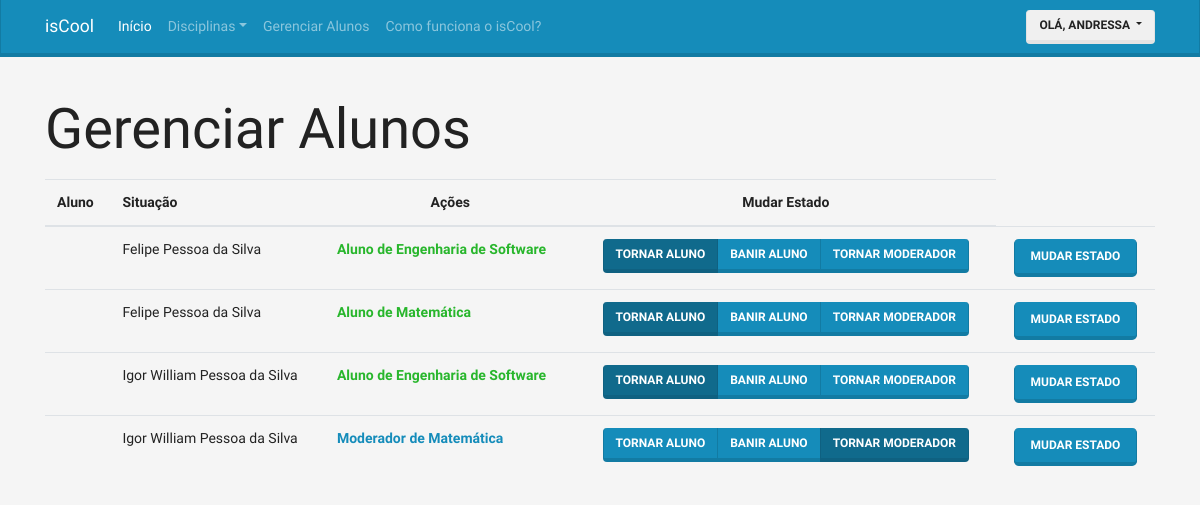
The page /disciplina/gerenciar-alunos/ (signed in) on the database as committed earlier.
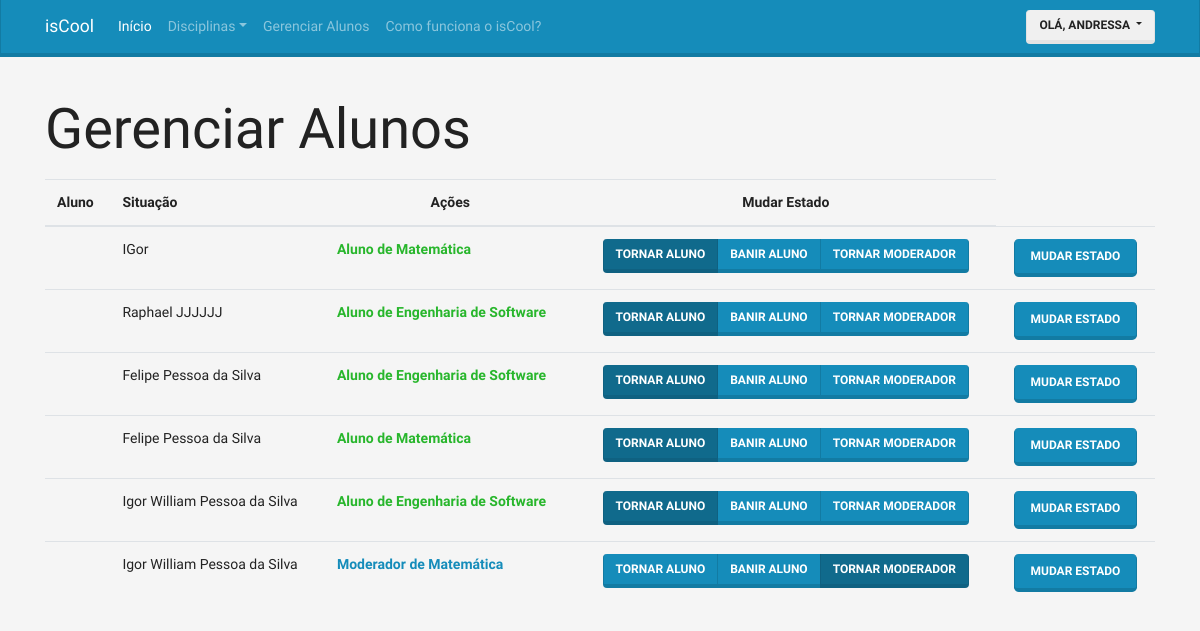
The same page on the database as committed later.
### discipline/models.py (models this page shows)
class RegisterStudent(models.Model):
    STATUS_CHOICE = (
        (0, 'Aguardando Confirmação'),
        (1, 'Adicionado na Disciplina'),
        (2, 'Solicitação Recusada'),
        (3, 'Administrador'),
    )
    class Meta:
        verbose_name = 'Registro'
        verbose_name_plural = 'Registros'
        unique_together = (('student', 'discipline'),)
        ordering = ['-join']
    student = models.ForeignKey('accounts.User', verbose_name='Aluno', on_delete=models.DO_NOTHING)
    discipline = models.ForeignKey('Discipline', verbose_name='Disciplina', on_delete=models.DO_NOTHING)
    status = models.IntegerField('Situação', choices=STATUS_CHOICE, default=0)
    join = models.DateTimeField('Registrado', auto_now_add=True)

class Discipline(models.Model):
    teacher = models.ForeignKey('accounts.User', verbose_name='Professor(a)', on_delete=models.DO_NOTHING)
    name = models.CharField('Nome', max_length=25)
    description = models.TextField('Descição')
    class Meta:
        verbose_name = 'Disciplina'
        verbose_name_plural = 'Disciplinas'
    def __str__(self):
        return self.name

### accounts/models.py (models this page shows, shortened)
class User(AbstractBaseUser, PermissionsMixin):
    username = models.CharField(
        'Apelido / Usuário', max_length=30, unique=True, validators=[
            validators.RegexValidator(
                re.compile('^[\w.@+-]+$'),
                'Informe um nome de Usuário Válido. '
                'Este valor deve conter apenas letras e números.'
                'e os caracteres: @/./+/-/_.'
                , 'invalid'
            )
        ], help_text='Um nome curto que será usado para identificá-lo de forma única na plataforma'
    )
    name = models.CharField('Nome', max_length=100, blank=True)
    email = models.EmailField('E-mail',unique=True)
    is_staff = models.BooleanField('Equipe', default=False)
    is_active = models.BooleanField('Ativo', default=True)
    date_joined = models.DateTimeField('Data de Entrada', auto_now_add=True)
    is_student = models.BooleanField('Aluno', default=False)
    is_moderator = models.BooleanField('Moderador', default=False)
    is_teacher = models.BooleanField('Professor', default=False)
    avatar = models.ImageField('Avatar', upload_to='avatars', blank='true', default='avatars/user.png')
    USERNAME_FIELD = 'username'
    REQUIRED_FIELDS = ['email']
    objects = UserManager()
    class Meta:
        verbose_name = 'Usuário'
        verbose_name_plural = 'Usuários'
    def __str__(self):
        return self.name or self.username
    def get_short_name(self):
        return str(self).split(" ")[0]

### discipline/views.py (called while the page is built)
    def __call__(self, request):
        if request.user.is_teacher == False:
            return redirect('error')
        context = {
            'form': RegisterStudentForm,
            'registers': RegisterStudent.objects.all(),
        }
        return render(request, 'discipline/manager-student.html', context)

### discipline/templates/discipline/manager-student.html (shortened to what this page needs)
{% extends "base.html" %}
{% load widget_tweaks %}
{% load thumbnail %}
{% block container %}
  <div class="container margin-top">
    <p class="display-4">Gerenciar Alunos</p>
    <table class="table table-hover">
        {% if registers %}
          <thead>
            <tr>
              <th scope="col">Aluno</th>
              <th scope="col">Situação</th>
              <th scope="col" style="text-align: center">Ações</th>
              <th scope="col" style="text-align: center">Mudar Estado</th>
            </tr>
          </thead>
          <tbody>
        {% endif %}
        {% for register in registers %}
        {% if register.discipline.teacher == user %}
          <tr>
            <td>
            </td>
            <td >
              {{register.student}}
            </td>
            <td>
                {% if register.status == 1 %}  <p class="text-success"><strong>Aluno de{% endif %}
                    {% if register.status == 3 %}  <p class="text-primary"><strong>Moderador de{% endif %}
                      {{register.discipline}}</strong></p>
                    </td>
                    <td style="text-align: center">
                      <form class="" action="{% url 'discipline:registerStudent' register.id %}" method="post">
                        {% with WIDGET_ERROR_CLASS='my_error' WIDGET_REQUIRED_CLASS='my_required' %}
                        <div class="btn-group btn-group-toggle" data-toggle="buttons">
                          <label class="btn btn-primary{% if register.status == 1 %} active{% endif %}">
                            <input type="radio" name="status" id="id_status" autocomplete="off" value='1'> Tornar Aluno
                          </label>
                          <label class="btn btn-primary{% if register.status == 2 %} active{% endif %}">
                            <input type="radio" name="status" id="id_status" autocomplete="off" value='2'>  Banir Aluno
                          </label>
                          <label class="btn btn-primary{% if register.status == 3 %} active{% endif %}">
                            <input type="radio" name="status" id="id_status" autocomplete="off" value='3'> Tornar Moderador
                          </label>
                        </div>
                        <td style="text-align: center">
                          <input type="submit" name="" value="Mudar Estado" class="btn btn-primary btn-lg">
                        </td>
                        {% endwith %}
                      </form>
                    </td>
                  </tr>
        {% endif %}
        {% endfor %}
      </tbody>
    </table>
    </div>
{% endblock %}

Rows that differ between the two databases and show on the page:
added RegisterStudent: student "IGor", status "Aluno de", discipline "Matemática"
added RegisterStudent: student "Raphael JJJJJJ", status "Aluno de", discipline "Engenharia de Software"
